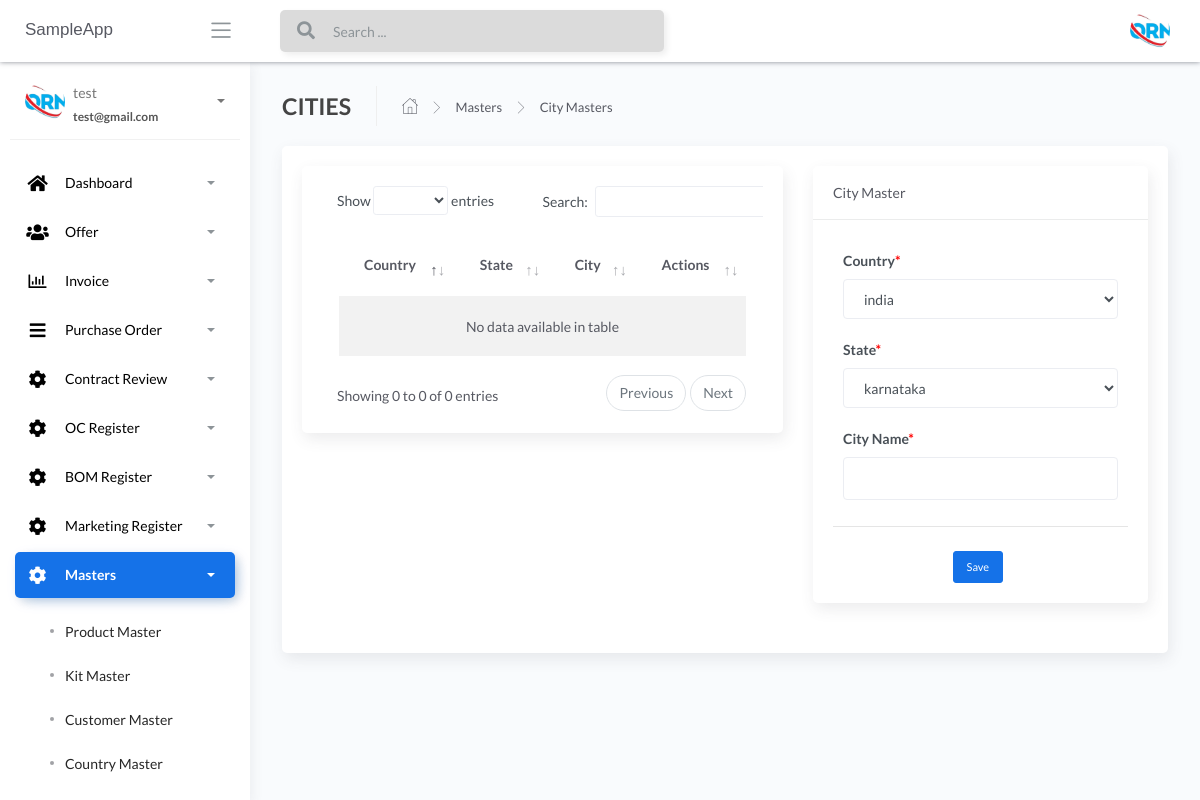
/City-masters (signed in), run on an earlier commit of the app's database.
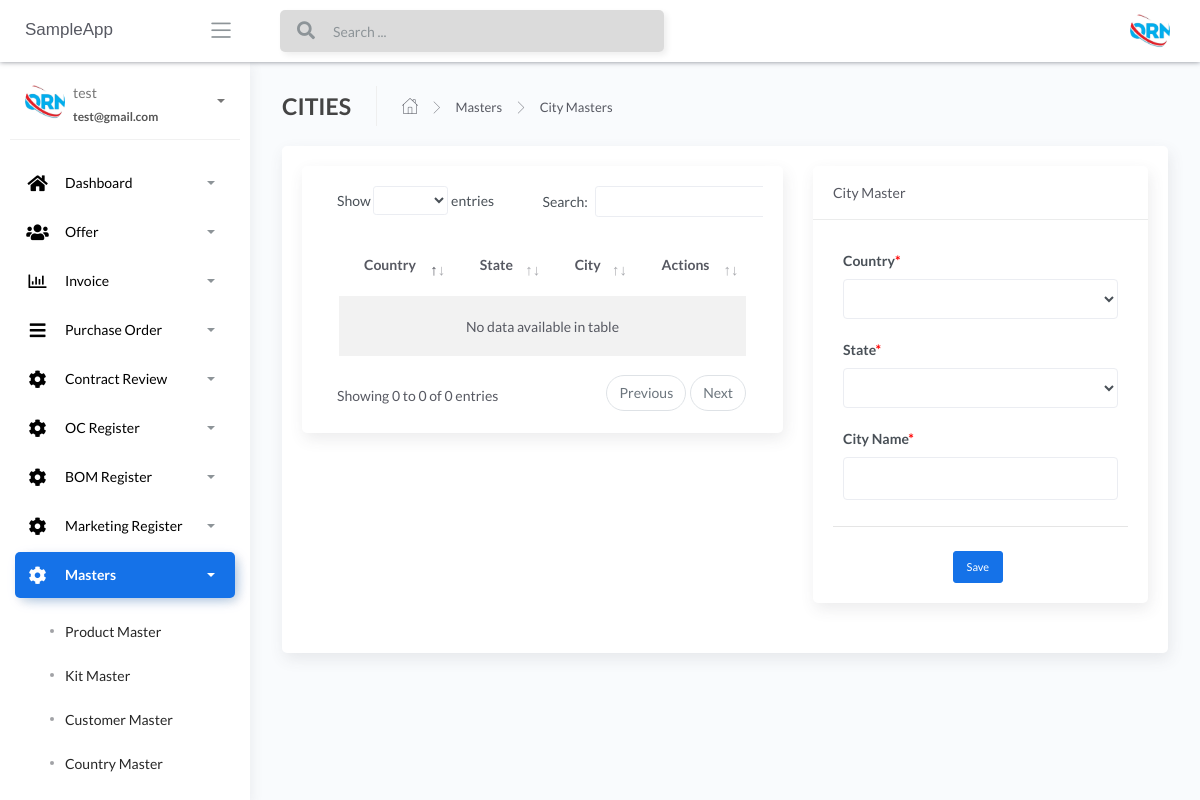
And on a later commit of the database.
### apps/home/models.py (models this page shows, shortened)
class CountryMaster(db.Model):
    __tablename__ = "CountryMaster"
    id = db.Column(db.Integer, primary_key=True)
    country_name_temp = db.Column(db.String())
    def __repr__(self):
        return self.country_name_temp

class StateMaster(db.Model):
    __tablename__ = "StateMaster"
    id = db.Column(db.Integer, primary_key=True)
    state_name_temp = db.Column(db.String())
    def __repr__(self):
        return self.state_name_temp

### apps/home/routes.py (the view, shortened to what this page needs)
@blueprint.route('/City-masters', methods=['GET', 'POST'])
@login_required
def City_masters():
    if request.method == 'GET':
        users = CityMaster.query.all()
        states = StateMaster.query.all()
        countries = CountryMaster.query.all()
        print(users,states,countries)
        return render_template('home/City-masters.html', len_country= len(countries), users=users, len_state=len(states), states=states, countries=countries,segment='City-masters')

### apps/__init__.py (called while the page is built)
def configure_database(app):
    @app.before_first_request
    def initialize_database():
        db.create_all()
    @app.teardown_request
    def shutdown_session(exception=None):
        db.session.remove()

### apps/authentication/models.py (called while the page is built)
@login_manager.user_loader
def user_loader(id):
    return Users.query.filter_by(id=id).first()

### apps/templates/home/City-masters.html (shortened to what this page needs)
{% extends "layouts/base.html" %}
{% block content %}
<div class="content">
	<div class="page-inner">
		<div class="page-header">
			<h4 class="page-title">CITIES</h4>
			<ul class="breadcrumbs">
				<li class="nav-home">
					<a href="#">
						<i class="flaticon-home"></i>
					</a>
				</li>
				<li class="separator">
					<i class="flaticon-right-arrow"></i>
				</li>
				<li class="nav-item">
					<a href="#">Masters</a>
				</li>
				<li class="separator">
					<i class="flaticon-right-arrow"></i>
				</li>
				<li class="nav-item">
					<a href="#">City Masters</a>
				</li>
			</ul>
		</div>
		<div class="row">
			<div class="col-md-12">
				<div class="card">
					<div class="card-body">
						<div class="row">
							<div class="col-sm-7">
								<div class="content">
									<div class="row">
										<div class="col-sm-12">
											<div class="card">
												<div class="card-body">
													<div class="table-responsive">
														<table id="add-row"
															class="display table table-striped table-hover">
															<thead>
																<tr>
																	<th> Country </th>
																	<th> State </th>
																	<th> City </th>
																	<th>Actions</th>
																</tr>
															</thead>
															<tbody>
															</tbody>
														</table>
													</div>
												</div>
											</div>
										</div>
									</div>
								</div>
							</div>
							<div class="col-sm-5">
								<div class="content">
									<form action='' method="POST">
										<div class="content-wrapper">
											<div class="row">
												<div class="col-sm-12">
													<div class="card">
														<div class="card-header"> City Master </div>
														<div class="card-body">
															<div class="col-sm-12">
																<div class="row">
																	<div class="form-group col-sm-12">
																		<label>Country<span
																				style="color: red;">*</span></label>
																		<select name="country_name"
																			class="form-control">
																			{% for user in range(0, len_country) %}
																			<option>{{ countries[user] }}</option>
																			{% endfor %}
																		</select>
																	</div>
																	<div class="form-group col-sm-12">
																		<label for="publisher">State<span
																				style="color: red;">*</span></label>
																		<select name="state_name" class="form-control">
																			{% for user in range(0, len_state) %}
																			<option>{{ states[user] }}</option>
																			{% endfor %}
																		</select>
																	</div>
																	<div class="form-group col-sm-12"><label
																			for="bookTitle">City Name<span
																				style="color: red;">*</span></label>
																		<input type="text" name="city_name"
																			maxlength="50" autocomplete="off"
																			class="form-control ng-untouched ng-pristine ng-invalid">
																	</div>
																</div>
															</div>
															<hr class="mb-4">
															<div style="text-align: center;">
																<button id="btnSave" type="submit"
																	class="btn btn-primary btn-sm">Save</button>
															</div>
														</div>
													</div>
												</div>
											</div>
										</div>
									</form>
								</div>
							</div>
						</div>
					</div>
				</div>
			</div>
		</div>
	</div>
</div>
{% endblock content %}

What changed in the data, as far as the page shows it:
removed CountryMaster: country_name "india"
removed StateMaster: state_name "karnataka"
